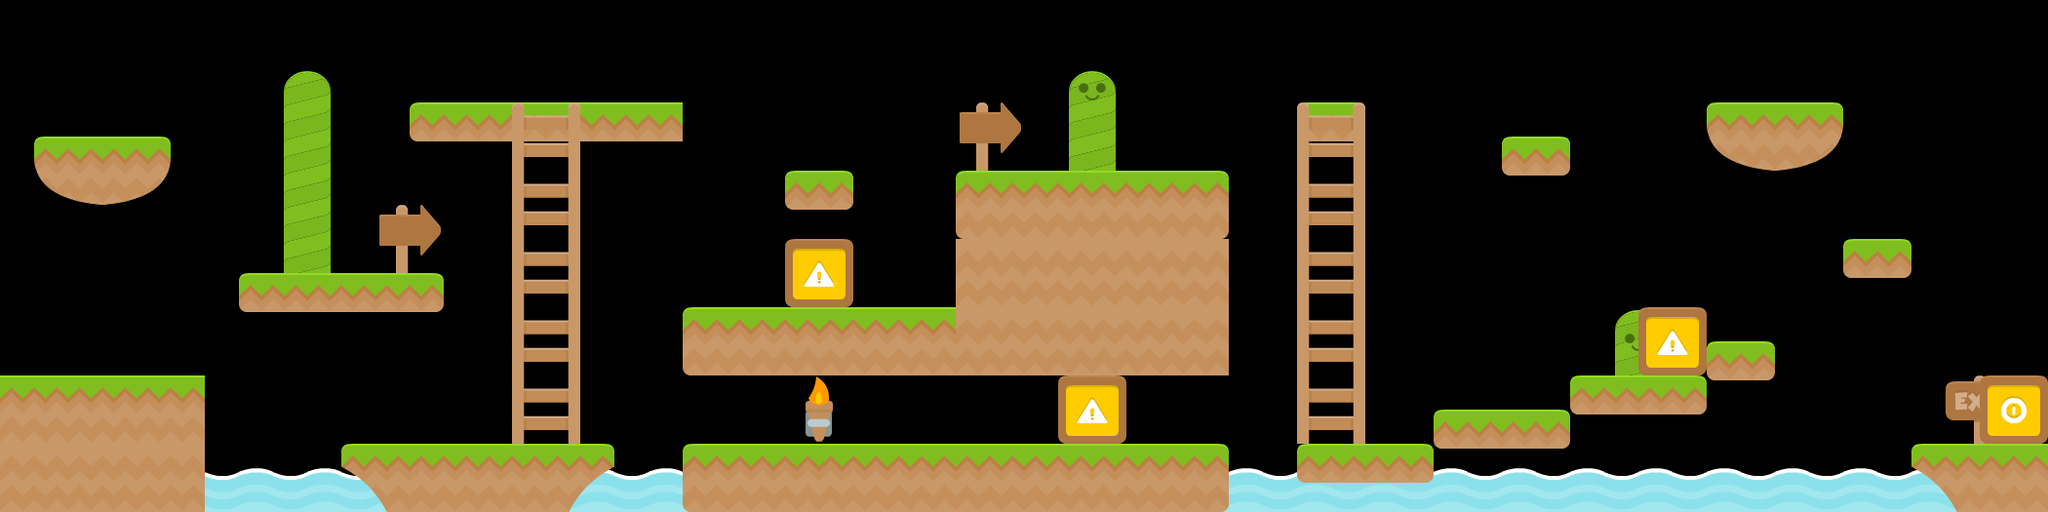

Below is a game level as drawn by its tile map, then a one-line description and the .tmx that defines it (tile-layer data replaced by summaries):
An orthogonal 60x15 tile map with 35x35 px tiles, 5 tile layers (Background Images, Platforms, Ladders, Triggers, ...).

<map version="1.0" orientation="orthogonal" renderorder="right-down" width="60" height="15" tilewidth="35" tileheight="35" nextobjectid="1">
 <tileset firstgid="1" name="Platformer" tilewidth="70" tileheight="70" spacing="2" margin="2" tilecount="196" columns="14">
  <image source="tileset.png" width="1024" height="1024" />
 </tileset>
 <layer name="Background Images" width="60" height="15">
  <data>[900 cells, 29 non-empty, 8 distinct tile ids]</data>
 </layer>
 <layer name="Platforms" width="60" height="15">
  <data>[900 cells, 58 non-empty, 12 distinct tile ids]</data>
 </layer>
 <layer name="Ladders" width="60" height="15">
  <data>[900 cells, 10 non-empty, 2 distinct tile ids]</data>
 </layer>
 <layer name="Triggers" width="60" height="15">
  <data>[900 cells, 1 non-empty, 1 distinct tile ids]</data>
 </layer>
 <layer name="Enemies" width="60" height="15">
  <data>[900 cells, 3 non-empty, 1 distinct tile ids]</data>
 </layer>
</map>
